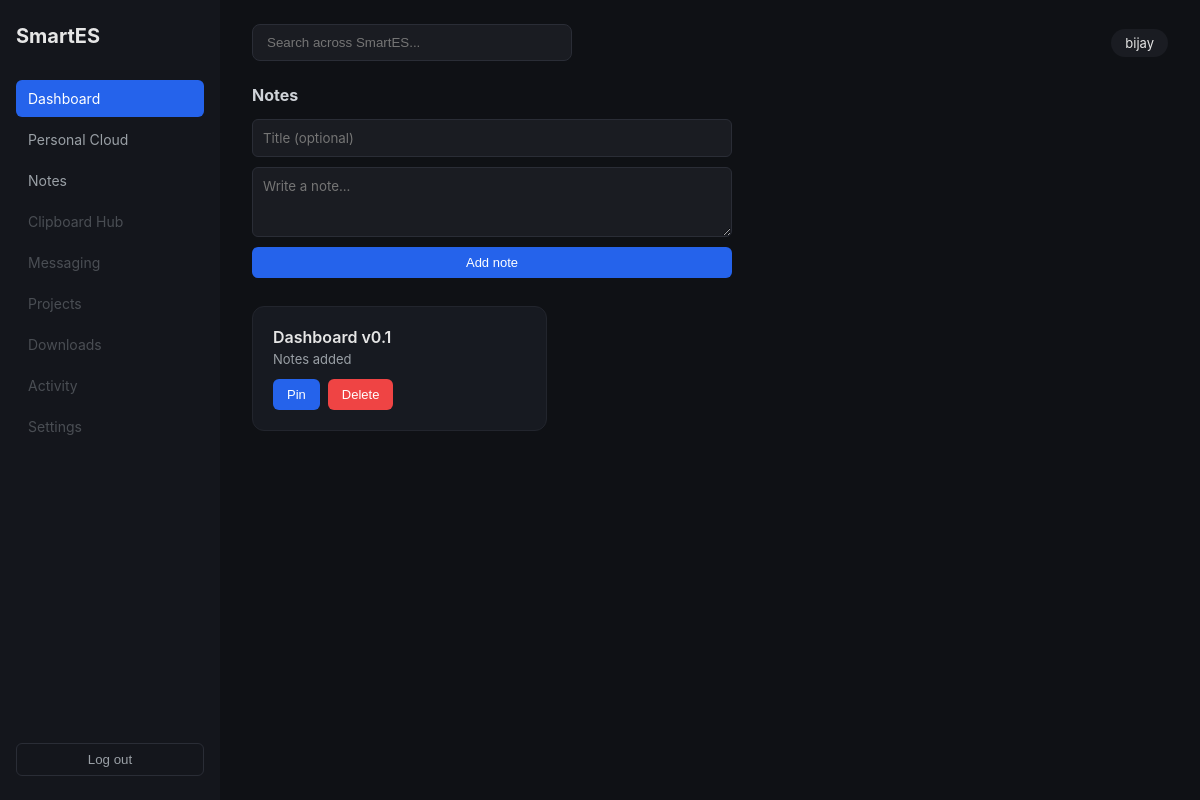
Screenshot of /notes/ (signed in) with the database file from the repository.
### notes/models.py (models this page shows, shortened)
class Note(models.Model):
    owner = models.ForeignKey(
        settings.AUTH_USER_MODEL,
        on_delete=models.CASCADE,
        related_name="notes",
    )
    title = models.CharField(max_length=255, blank=True)
    body = models.TextField(blank=True)
    is_pinned = models.BooleanField(default=False)
    created_at = models.DateTimeField(auto_now_add=True)
    updated_at = models.DateTimeField(auto_now=True)
    class Meta:
        ordering = ["-is_pinned", "-updated_at"]

### notes/views.py (the view)
# urls.py: path("", views.note_list, name="list"),
@login_required
def note_list(request):
    notes = Note.objects.filter(owner=request.user)
    return render(request, "notes/list.html", {"notes": notes})

### templates/notes/list.html (shortened to what this page needs)
{% extends "base.html" %}
{% block content %}
<h2 class="section-title">Notes</h2>
<form action="{% url 'notes:create' %}" method="post" class="note-form">
    <input type="text" name="title" placeholder="Title (optional)">
    <textarea name="body" placeholder="Write a note..." rows="3" required></textarea>
    <button type="submit">Add note</button>
</form>
<div class="card-grid">
    {% for note in notes %}
    <div class="module-card note-card">
        <div class="card-title">
            {% if note.is_pinned %}📌 {% endif %}{{ note.title|default:"Untitled" }}
        </div>
        <div class="card-desc">{{ note.body|truncatewords:20 }}</div>
        <div class="note-actions">
            <form action="{% url 'notes:toggle_pin' note.pk %}" method="post">
                <button type="submit">{% if note.is_pinned %}Unpin{% else %}Pin{% endif %}</button>
            </form>
            <form action="{% url 'notes:delete' note.pk %}" method="post">
                <button type="submit" class="delete-btn">Delete</button>
            </form>
        </div>
    </div>
    {% empty %}
    <p>No notes yet — add your first one above.</p>
    {% endfor %}
</div>
{% endblock %}

### templates/base.html (shortened to what this page needs)
{% load static %}
<!DOCTYPE html>
<html lang="en">
<head>
    <link rel="stylesheet" href="{% static 'css/base.css' %}">
</head>
<body>
    <div class="app-shell">
        <aside class="sidebar">
            <div class="brand">SmartES</div>
            <nav class="nav-links">
                <a href="{% url 'dashboard:home' %}" class="nav-link active">Dashboard</a>
                <a href="{% url 'cloud:browse' %}" class="nav-link ">Personal Cloud</a>
                <a href="{% url 'notes:list' %}" class="nav-link ">Notes</a>
                <a href="#" class="nav-link disabled">Clipboard Hub</a>
                <a href="#" class="nav-link disabled">Messaging</a>
                <a href="#" class="nav-link disabled">Projects</a>
                <a href="#" class="nav-link disabled">Downloads</a>
                <a href="#" class="nav-link disabled">Activity</a>
                <a href="#" class="nav-link disabled">Settings</a>
            </nav>
            <form action="{% url 'logout' %}" method="post" class="logout-form">
                <button type="submit" class="logout-btn">Log out</button>
            </form>
        </aside>
        <main class="main-content">
            <header class="topbar">
                <div class="search-box">
                    <input type="text" placeholder="Search across SmartES..." disabled>
                </div>
                <div class="user-chip">{{ request.user.username }}</div>
            </header>
            {% block content %}{% endblock %}
        </main>
    </div>
</body>
</html>

### static/css/base.css (style rules this page uses)
* { box-sizing: border-box; margin: 0; padding: 0; }
body { font-family: -apple-system, "Segoe UI", Roboto, sans-serif; background: #0f1115; color: #e6e6e6; }
.app-shell { display: flex; min-height: 100vh; }
.sidebar { width: 220px; background: #14161c; padding: 24px 16px; display: flex; flex-direction: column; }
.brand { font-size: 20px; font-weight: 700; margin-bottom: 32px; }
.nav-links { display: flex; flex-direction: column; gap: 4px; flex: 1; }
.nav-link { color: #9aa0a6; text-decoration: none; padding: 10px 12px; border-radius: 6px; font-size: 14px; }
.nav-link.active { background: #2563eb; color: #fff; }
.nav-link.disabled { opacity: 0.4; pointer-events: none; }
.logout-form { margin-top: auto; }
.logout-btn { width: 100%; background: transparent; border: 1px solid #2a2d36; color: #9aa0a6; padding: 8px; border-radius: 6px; cursor: pointer; }
.main-content { flex: 1; padding: 24px 32px; }
.topbar { display: flex; justify-content: space-between; align-items: center; margin-bottom: 24px; }
.search-box input { width: 320px; padding: 10px 14px; border-radius: 8px; border: 1px solid #2a2d36; background: #1a1c22; color: #e6e6e6; }
.user-chip { background: #1a1c22; padding: 6px 14px; border-radius: 20px; font-size: 13px; }
.section-title { font-size: 16px; margin-bottom: 14px; color: #cfd3d8; }
.card-grid { display: grid; grid-template-columns: repeat(auto-fill, minmax(220px, 1fr)); gap: 16px; }
.module-card { background: #171a21; border: 1px solid #22252d; border-radius: 12px; padding: 20px; text-decoration: none; color: inherit; transition: transform 0.15s ease, border-color 0.15s ease; }
.module-card .card-title { font-weight: 600; margin-bottom: 4px; }
.module-card .card-desc { font-size: 13px; color: #9aa0a6; }
.note-form { display: flex; flex-direction: column; gap: 10px; max-width: 480px; margin-bottom: 28px; }
.note-form input, .note-form textarea { background: #1a1c22; border: 1px solid #2a2d36; border-radius: 6px; color: #e6e6e6; padding: 10px; font-family: inherit; }
.note-form button, .note-actions button { background: #2563eb; color: #fff; border: none; border-radius: 6px; padding: 8px 14px; cursor: pointer; font-size: 13px; }
.note-actions { display: flex; gap: 8px; margin-top: 12px; }
.note-actions .delete-btn { background: #ef4444; }

### rows the page displays
Note: title "Dashboard v0.1", body "Notes added", is_pinned "Pin"

### other values shown
{{ request.user.username }} "bijay"
